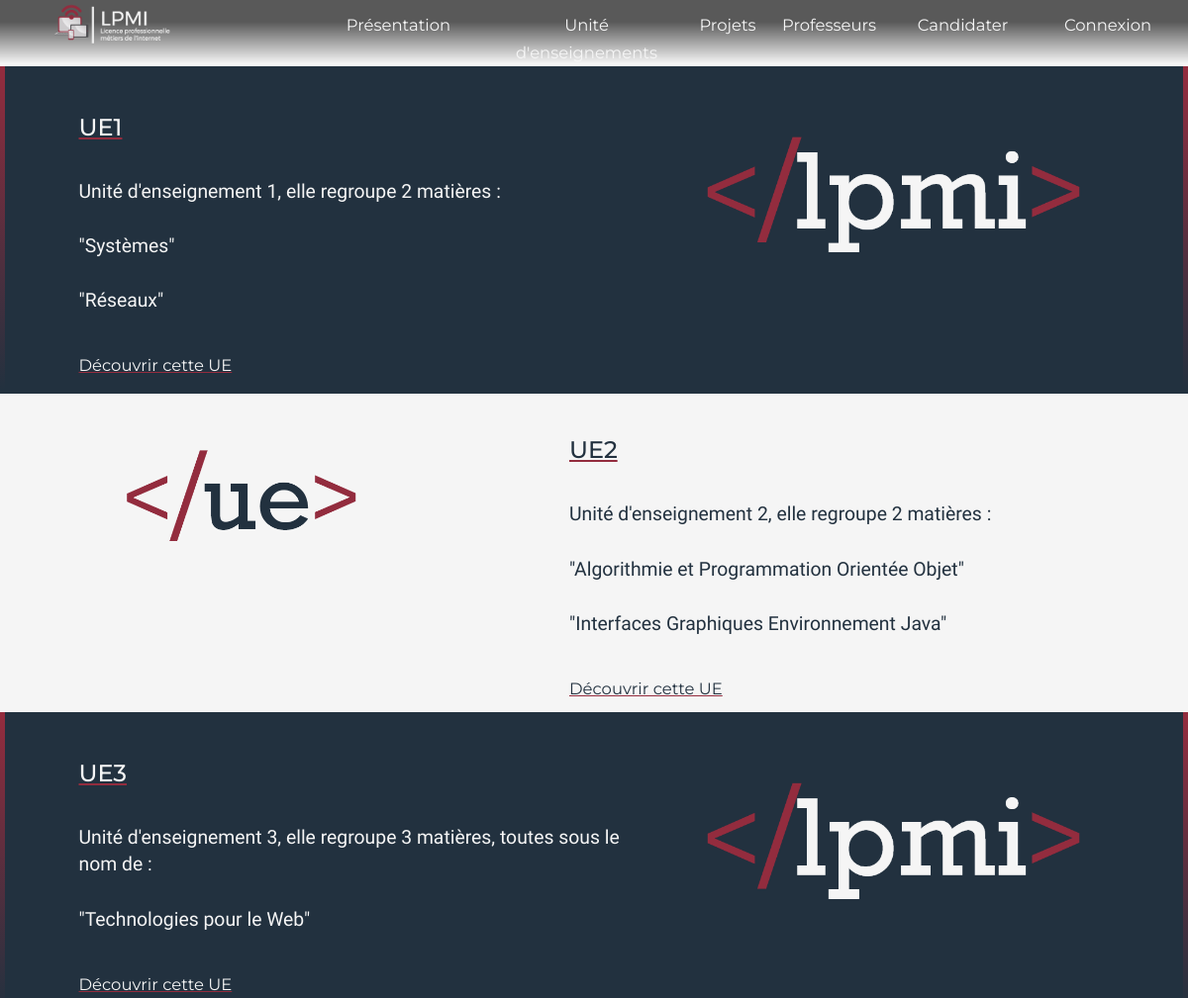
The app's page /ue.php (upper part), older data.
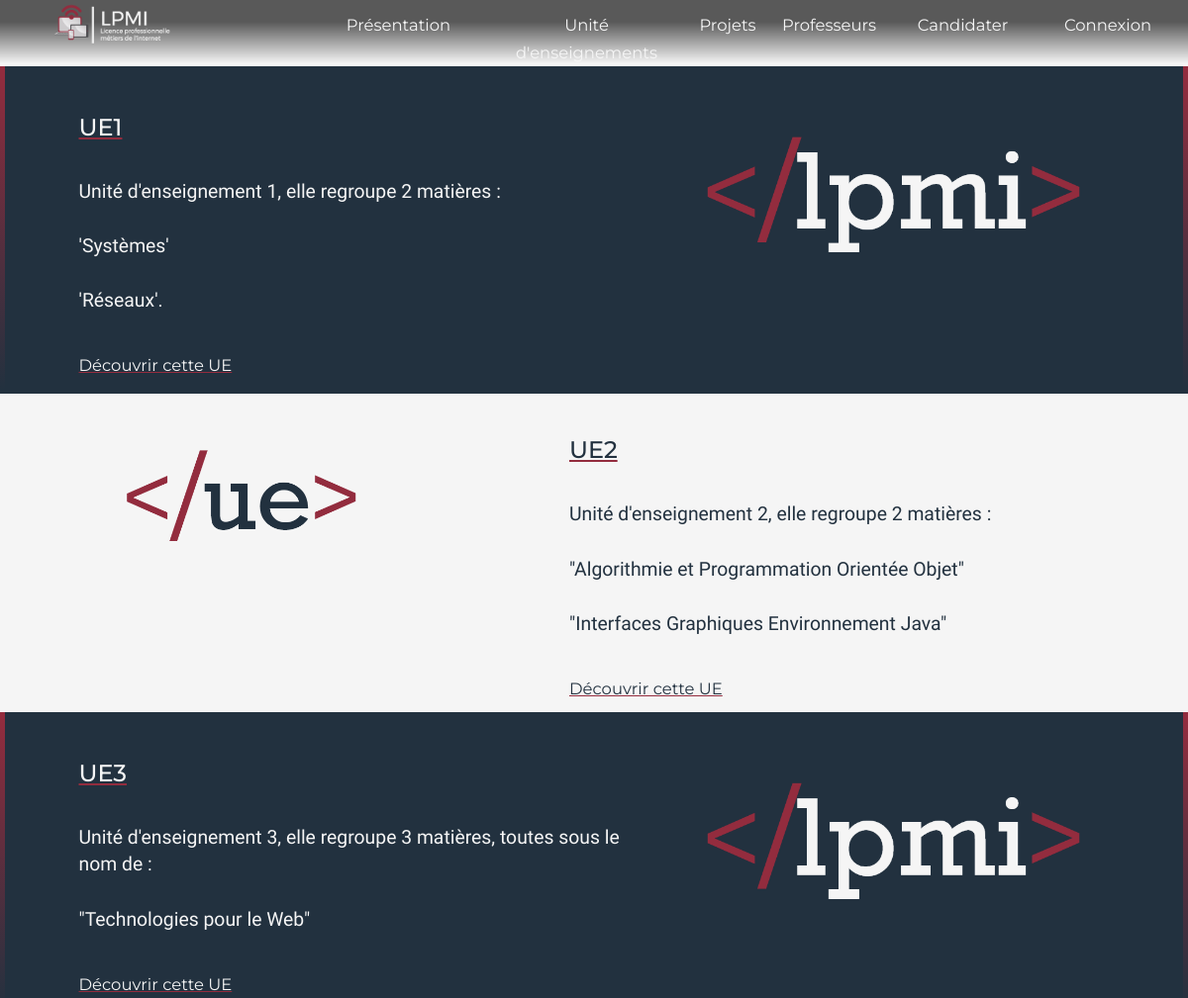
The same page, newer data.
### tables this page shows
CREATE TABLE `unite_enseignement` (
  `id` int(11) NOT NULL,
  `nomUE` varchar(100) NOT NULL,
  `descriptionUE` mediumtext NOT NULL
);

### ue.php (the view, shortened to what this page needs)
<?php
  include 'connectdb.php' ;
  $sql = "SELECT id, nomUE, descriptionUE FROM unite_enseignement";
  $result = mysqli_query($conn, $sql);
?>
<!DOCTYPE html>
<html lang="fr">
  <?php
    include 'head.php';
  ?>
      <body>
        <?php
          include "entete_page.php";
        ?>
    <?php
      $cpt=0;
      if (mysqli_num_rows($result) > 0)
    	{
        while($row = mysqli_fetch_assoc($result))
        {
          if ($cpt%2 == 0)
          {
            echo "
                <div class='content-bleu row'>
                  <div class='col-md-6 textecontent' data-aos='fade-down'>
                    <h3 class='underline' data-aos='fade-down'>".$row["nomUE"]."</h3><br/>
                    <p class='editor1' id='".$row["id"]."' name='ue' data-aos='zoom-in-right'>".$row["descriptionUE"]."</p><br/>
                    <p data-aos='fade'><a href=ueparticulier.php?id=".$row["id"]." class='underline'>Découvrir cette UE </a></p>
                  </div>
                  <div class='col-md-5 col-sm-12 col-xs-12 content-img' data-aos='zoom-in'>
                    <img src='images/lpmi.png' alt='LPMI' class='img-responsive'>
                  </div>
                </div>
        		";
          }
          else
          {
            echo "
            <div class='row content'>
              <div class='col-md-5 content-img' data-aos='zoom-in'>
                <img src='images/ue.png' alt='LPMI' class='img-responsive'>
              </div>
              <div class='col-md-6 textecontent'>
                <h3 class='underline' data-aos='fade-down'>".$row["nomUE"]."</h3><br/>
                <p class='editor1' name='ue' id='".$row["id"]."'  data-aos='zoom-in-left'>".$row["descriptionUE"]."</p><br/>
                <p data-aos='fade'><a href=ueparticulier.php?id=".$row["id"]." class='bleu underline'>Découvrir cette UE </a></p>
              </div>
            </div>
        		";
          }
          $cpt++;
        }
    	}
      else
    	{
        header('Location: unite_enseignement_liste.php');
        exit;
    	}
    ?>
	</body>
</html>

Row changes from the older to the newer data that the page shows:
changed unite_enseignement "UE1": descriptionUE "Unité d'enseignement 1, elle regroupe 2 matières : \"Systèmes\" \"Réseaux\"" → "Unité d'enseignement 1, elle regroupe 2 matières : 'Systèmes' 'Réseaux'."
